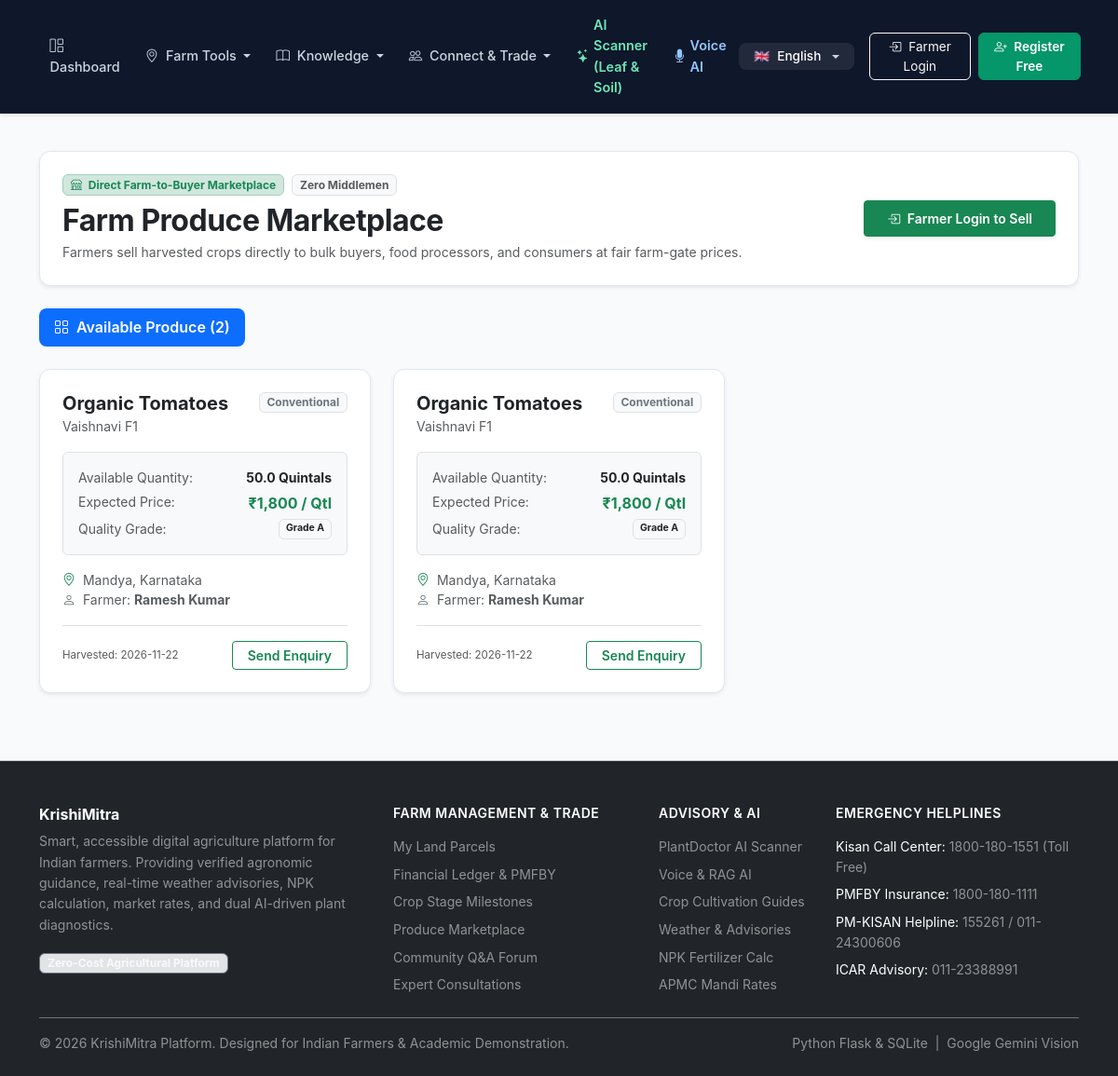
The app's page /marketplace/ with its own data.
### tables this page shows
CREATE TABLE produce_listings (
    id INTEGER PRIMARY KEY AUTOINCREMENT,
    farmer_id INTEGER NOT NULL,
    commodity TEXT NOT NULL,
    variety TEXT,
    quantity_quintal REAL NOT NULL,
    expected_price REAL NOT NULL,
    district TEXT NOT NULL,
    state TEXT NOT NULL,
    harvest_date TEXT,
    quality_grade TEXT DEFAULT 'Grade A',
    is_organic INTEGER DEFAULT 0,
    status TEXT DEFAULT 'Available',
    created_at TIMESTAMP DEFAULT CURRENT_TIMESTAMP,
    FOREIGN KEY (farmer_id) REFERENCES farmers(id) ON DELETE CASCADE
);

CREATE TABLE farmers (
    id INTEGER PRIMARY KEY AUTOINCREMENT,
    name TEXT NOT NULL,
    mobile TEXT UNIQUE NOT NULL,
    password_hash TEXT NOT NULL,
    state TEXT NOT NULL DEFAULT 'Maharashtra',
    district TEXT NOT NULL,
    farm_size REAL NOT NULL DEFAULT 1.0,
    primary_crops TEXT,
    created_at TIMESTAMP DEFAULT CURRENT_TIMESTAMP
, email TEXT);

### app/routes/marketplace.py (the view, shortened to what this page needs)
@marketplace_bp.route('/')
def index():
    farmer = get_current_farmer()
    db = get_db()
    listings = db.execute(
        """SELECT p.*, f.name as farmer_name, f.mobile as farmer_mobile,
                  (SELECT COUNT(*) FROM produce_orders o WHERE o.listing_id = p.id) as order_count
           FROM produce_listings p
           JOIN farmers f ON p.farmer_id = f.id
           ORDER BY p.id DESC"""
    ).fetchall()
    my_listings = []
    my_orders = []
    return render_template(
        'marketplace/index.html',
        farmer=farmer,
        listings=listings,
        my_listings=my_listings,
        my_orders=my_orders,
        today_date=datetime.now().strftime('%Y-%m-%d')
    )

### app/database/db.py (called while the page is built, shortened)
def get_db():
    if 'db' not in g:
        db_url = current_app.config.get('DATABASE_URL') or os.environ.get('DATABASE_URL')
        db_path = current_app.config.get('DATABASE', 'krishimitra.db')
        conn = sqlite3.connect(db_path)
        conn.row_factory = sqlite3.Row
        g.db = conn
        g.db_backend = 'sqlite'
    return g.db

### app/routes/helpers.py (called while the page is built)
def get_current_farmer():
    farmer_id = session.get('farmer_id')
    if farmer_id is None:
        return None
    db = get_db()
    farmer = db.execute("SELECT * FROM farmers WHERE id = ?", (farmer_id,)).fetchone()
    if farmer is not None:
        return dict(farmer)
    return None

### app/translations/languages.py (called while the page is built)
def get_translation(key: str, lang: str = 'en') -> str:
    if not lang or lang not in SUPPORTED_LANGUAGES:
        lang = 'en'
    entry = TRANSLATIONS.get(key)
    if not entry:
        return key
    return entry.get(lang, entry.get('en', key))

### app/templates/marketplace/index.html (shortened to what this page needs)
{% extends "base.html" %}
{% block content %}
<div class="container py-4">
  <div class="card border-0 shadow-sm p-4 mb-4 bg-white" style="border-radius: 12px; border: 1px solid #e2e8f0 !important;">
    <div class="d-flex flex-column flex-md-row justify-content-between align-items-md-center gap-3">
      <div>
        <div class="d-flex align-items-center gap-2 mb-2">
          <span class="badge bg-success-subtle text-success border border-success-subtle px-2 py-1 small">
            <i class="bi bi-shop me-1"></i> Direct Farm-to-Buyer Marketplace
          </span>
          <span class="badge bg-light text-muted border small">Zero Middlemen</span>
        </div>
        <h2 class="fw-bold mb-1 text-dark" style="letter-spacing: -0.5px;">
          Farm Produce Marketplace
        </h2>
        <p class="text-muted small mb-0">
          Farmers sell harvested crops directly to bulk buyers, food processors, and consumers at fair farm-gate prices.
        </p>
      </div>
      <div>
        {% if session.get('farmer_id') %}
        <button class="btn btn-success btn-sm px-4 py-2 fw-semibold shadow-sm" data-bs-toggle="modal" data-bs-target="#newListingModal">
          <i class="bi bi-plus-lg me-1"></i> List Harvested Produce
        </button>
        {% else %}
        <a href="{{ url_for('auth.login') }}" class="btn btn-success btn-sm px-4 py-2 fw-semibold shadow-sm">
          <i class="bi bi-box-arrow-in-right me-1"></i> Farmer Login to Sell
        </a>
        {% endif %}
      </div>
    </div>
  </div>
  <ul class="nav nav-pills mb-4 gap-2" id="marketTab" role="tablist">
    <li class="nav-item" role="presentation">
      <button class="nav-link active py-2 px-3 fw-semibold small" id="all-produce-tab" data-bs-toggle="tab" data-bs-target="#all-produce-pane" type="button" role="tab" style="border-radius: 8px;">
        <i class="bi bi-grid me-1"></i> Available Produce ({{ listings|length }})
      </button>
    </li>
  </ul>
  <div class="tab-content" id="marketTabContent">
    <div class="tab-pane fade show active" id="all-produce-pane" role="tabpanel">
      {% if listings and listings|length > 0 %}
        <div class="row g-4">
          {% for l in listings %}
          <div class="col-md-6 col-lg-4">
            <div class="card border-0 shadow-sm p-4 h-100 bg-white d-flex flex-column justify-content-between" style="border-radius: 12px; border: 1px solid #e2e8f0 !important;">
              <div>
                <div class="d-flex justify-content-between align-items-start mb-2">
                  <div>
                    <h5 class="fw-bold text-dark mb-0">{{ l['commodity'] }}</h5>
                    {% if l['variety'] %}<small class="text-muted">{{ l['variety'] }}</small>{% endif %}
                  </div>
                  <span class="badge {% if l['is_organic'] %}bg-success-subtle text-success border border-success-subtle{% else %}bg-light text-secondary border{% endif %} small">
                    {% if l['is_organic'] %}🌱 Organic{% else %}Conventional{% endif %}
                  </span>
                </div>
                <div class="p-3 bg-light rounded-2 border my-3">
                  <div class="d-flex justify-content-between mb-1 small">
                    <span class="text-muted">Available Quantity:</span>
                    <strong class="text-dark">{{ l['quantity_quintal'] }} Quintals</strong>
                  </div>
                  <div class="d-flex justify-content-between mb-1 small">
                    <span class="text-muted">Expected Price:</span>
                    <strong class="text-success fs-6">₹{{ "{:,.0f}".format(l['expected_price']) }} / Qtl</strong>
                  </div>
                  <div class="d-flex justify-content-between small">
                    <span class="text-muted">Quality Grade:</span>
                    <span class="badge bg-light text-dark border">{{ l['quality_grade'] }}</span>
                  </div>
                </div>
                <p class="text-muted small mb-3">
                  <i class="bi bi-geo-alt text-success me-1"></i> {{ l['district'] }}, {{ l['state'] }}<br>
                  <i class="bi bi-person me-1 text-secondary"></i> Farmer: <strong>{{ l['farmer_name'] }}</strong>
                </p>
              </div>
              <div class="pt-3 border-top mt-auto d-flex justify-content-between align-items-center">
                <span class="text-muted" style="font-size: 0.72rem;">Harvested: {{ l['harvest_date'] }}</span>
                <button class="btn btn-outline-success btn-sm px-3 fw-semibold" onclick="openEnquiryModal('{{ l['id'] }}', '{{ l['commodity'] }}', '{{ l['expected_price'] }}', '{{ l['farmer_name'] }}')">
                  Send Enquiry
                </button>
              </div>
            </div>
          </div>
          {% endfor %}
        </div>
      {% endif %}
    </div>
  </div>
</div>
{% endblock %}

### app/static/css/style.css (style rules this page uses)
body { top: 0px !important; }
:root { --primary-green: #059669; --primary-dark: #047857; --primary-light: #10b981; --primary-subtle: #ecfdf5; --primary-border: #a7f3d0; --bg-app: #f8fafc; --surface-card: #ffffff; --surface-muted: #f1f5f9; --text-main: #0f172a; --text-secondary: #475569; --text-muted: #94a3b8; --border-light: #e2e8f0; --border-focus: #059669; --accent-amber: #d97706; --accent-amber-subtle: #fffbeb; --accent-red: #dc2626; --accent-blue: #2563eb; --shadow-sm: 0 1px 2px 0 rgb(15 23 42 / 0.05); --shadow-md: 0 4px 6px -1px rgb(15 23 42 / 0.07), 0 2px 4px -2px rgb(15 23 42 / 0.05); --shadow-lg: 0 10px 15px -3px rgb(15 23 42 / 0.08), 0 4px 6px -4px rgb(15 23 42 / 0.04); }
body { font-family: -apple-system, BlinkMacSystemFont, "Plus Jakarta Sans", "Inter", "Segoe UI", Roboto, sans-serif; background-color: var(--bg-app); color: var(--text-main); min-height: 100vh; display: flex; flex-direction: column; line-height: 1.55; -webkit-font-smoothing: antialiased; }

### records on screen
produce_listings: commodity "Organic Tomatoes", variety "Vaishnavi F1", is_organic "Conventional", quantity_quintal "50.0", expected_price "1,800", quality_grade "Grade A", district "Mandya", state "Karnataka", farmer_name "Ramesh Kumar", harvest_date "2026-11-22"
produce_listings: commodity "Organic Tomatoes", variety "Vaishnavi F1", is_organic "Conventional", quantity_quintal "50.0", expected_price "1,800", quality_grade "Grade A", district "Mandya", state "Karnataka", farmer_name "Ramesh Kumar", harvest_date "2026-11-22"

### other values on screen
{{ t('nav_dashboard') }} "Dashboard"
{{ t('nav_plantdoctor') }} "AI Scanner (Leaf & Soil)"
{{ t('nav_login') }} "Farmer Login"
{{ t('nav_register') }} "Register Free"
{{ listings|length }} "2"
